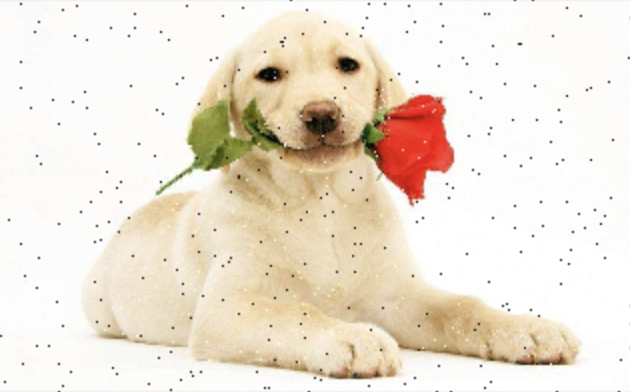
#> input picture pictures_here/dog.jpg, 630 x 392 px, found by its file name
$ python histogram.py
#> lines starting #> are read from the running program, lines starting #| are printed output that depends on the picture
# 灰度直方图
import cv2 as cv
import matplotlib.pyplot as plt
import numpy as np

# 术语
# dims：维度，需要统计的特征数目
# bins：组距
# range：统计特征取值范围

# 直方图绘制
img = cv.imread("C:/Users/hmtga/Documents/open_cv/opencv_self_learning/pictures_here/dog.jpg", 0)
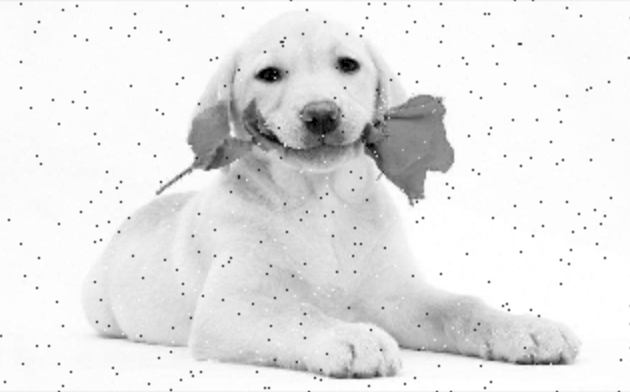
#> img: shape (392, 630); min 0, max 255, mean 230.1
histr = cv.calcHist([img], [0], None, [256], [0,256])   # 图像要加中括号，参数分别为通道，[0]or[0][1][2]，mask掩膜图像，bin的数目，像素值范围
#> histr = 256 values, max 40812 at index 252, min 0 at index 1, mean 964.7
plt.figure(figsize=(10,6),dpi=100)
plt.plot(histr)
plt.grid()
# plt.show()


# 掩膜
# 1值被处理，0值被屏蔽
# 需要先创建蒙版，然后再覆盖在原图上
# 创建蒙版
mask = np.zeros(img.shape[:2], np.uint8)
mask[0:175, 175:450] = 1   # 先是列，后是行
# 掩膜
mask_img = cv.bitwise_and(img, img, mask=mask)   # 图像求并集
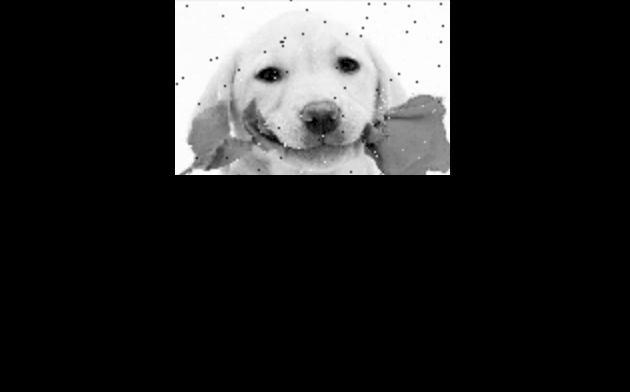
#> mask_img: shape (392, 630); min 0, max 255, mean 38.7
mask_histr = cv.calcHist([img], [0], mask, [256], [0,256])
#> mask_histr = 256 values, max 6337 at index 253, min 0 at index 1, mean 188

fig, axes = plt.subplots(nrows=2, ncols=2, figsize=(10,8))
axes[0,0].imshow(img, cmap=plt.cm.gray)
axes[0,1].imshow(mask, cmap=plt.cm.gray)
axes[1,0].imshow(mask_img, cmap=plt.cm.gray)
axes[1,1].plot(mask_histr)

# plt.show()

img_new = cv.imread("C:/Users/hmtga/Documents/open_cv/opencv_self_learning/pictures_here/histr.jpg", 0)
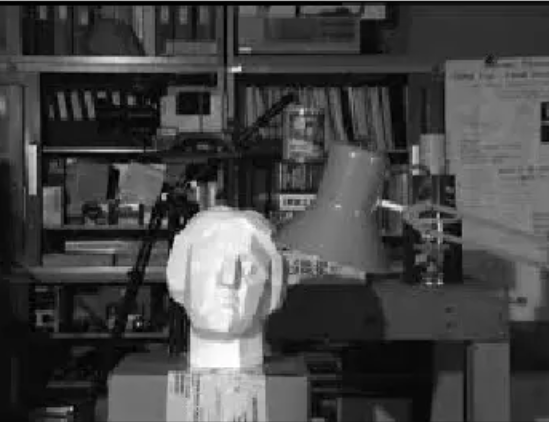
#> input picture pictures_here/histr.jpg, 549 x 422 px, found by its file name
#> img_new: shape (422, 549); min 0, max 255, mean 69.4
# 直方图均衡化
# 提高对比度
dst = cv.equalizeHist(img_new)
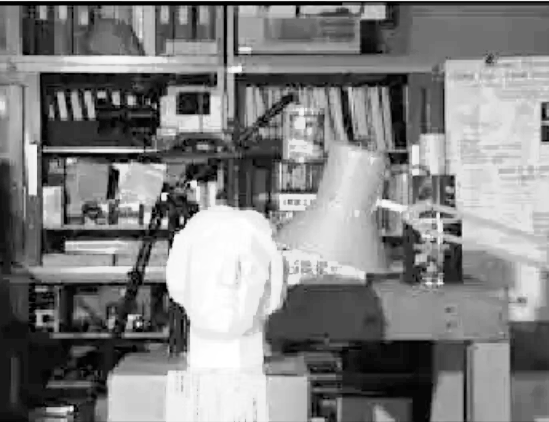
#> dst: shape (422, 549); min 0, max 255, mean 128.4
fig_1, axes_1 = plt.subplots(nrows=1, ncols=2, figsize=(10,8))
axes_1[0].imshow(img_new, cmap=plt.cm.gray)
axes_1[1].imshow(dst, cmap=plt.cm.gray)

# plt.show()


# 自适应直方图均衡化
# 对比度设限，解决亮处太亮和暗处太暗的问题
clahe = cv.createCLAHE(clipLimit=2, tileGridSize=(8,8))   # 参数分别是对比度限制和分块大小
# 应用于图像
self_img = clahe.apply(img_new)
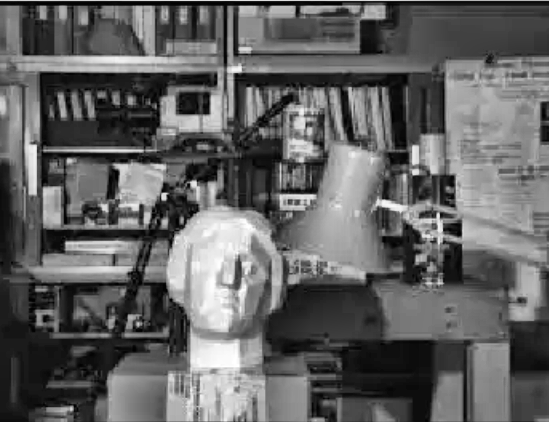
#> self_img: shape (422, 549); min 0, max 255, mean 98.2

fig_2, axes_2 = plt.subplots(nrows=1, ncols=2, figsize=(10,8))
axes_2[0].imshow(img_new, cmap=plt.cm.gray)
axes_2[1].imshow(self_img, cmap=plt.cm.gray)

plt.show()
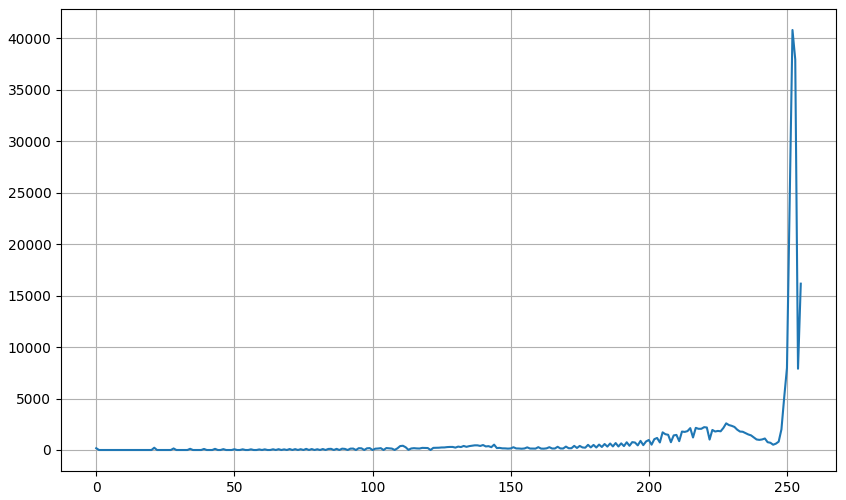
#> figure drawn by matplotlib, 1 panel; curve peaks at x = 252, y = 40812
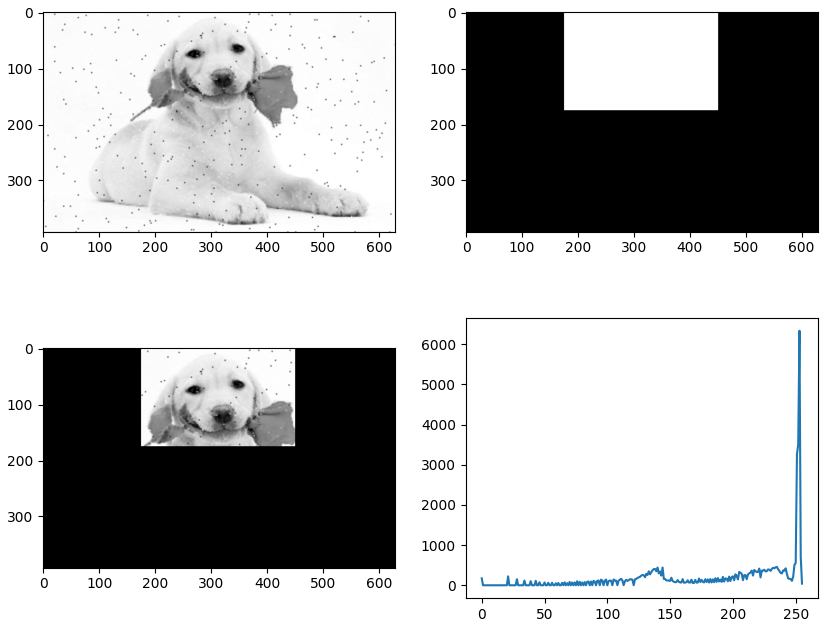
#> figure drawn by matplotlib, 4 panels; panel 4: curve peaks at x = 253, y = 6337
